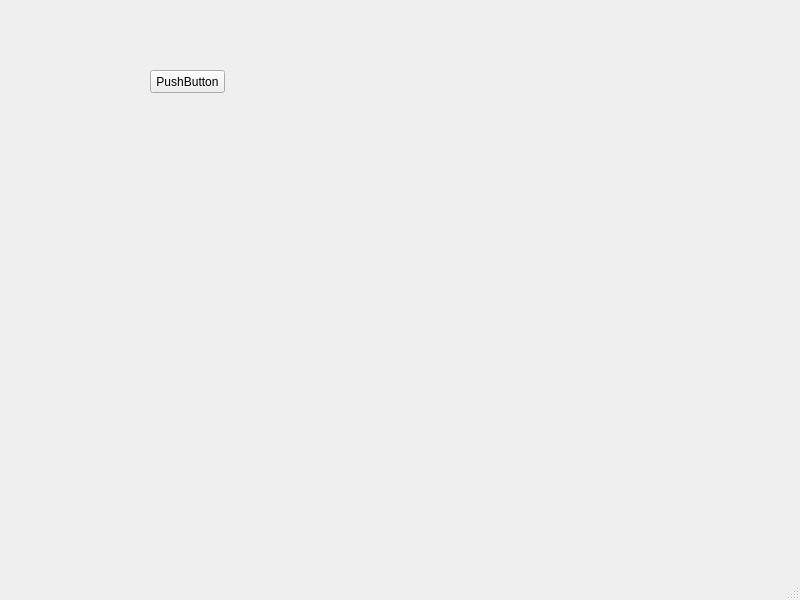
<?xml version="1.0" encoding="UTF-8"?>
<ui version="4.0">
 <class>MainWindow</class>
 <widget class="QMainWindow" name="MainWindow">
  <property name="geometry">
   <rect>
    <x>0</x>
    <y>0</y>
    <width>800</width>
    <height>600</height>
   </rect>
  </property>
  <property name="windowTitle">
   <string>MainWindow</string>
  </property>
  <widget class="QWidget" name="centralwidget">
   <widget class="QPushButton" name="pushButton">
    <property name="geometry">
     <rect>
      <x>150</x>
      <y>70</y>
      <width>75</width>
      <height>23</height>
     </rect>
    </property>
    <property name="text">
     <string>PushButton</string>
    </property>
   </widget>
  </widget>
  <widget class="QMenuBar" name="menubar">
   <property name="geometry">
    <rect>
     <x>0</x>
     <y>0</y>
     <width>800</width>
     <height>21</height>
    </rect>
   </property>
  </widget>
  <widget class="QStatusBar" name="statusbar"/>
 </widget>
 <resources/>
 <connections/>
</ui>
